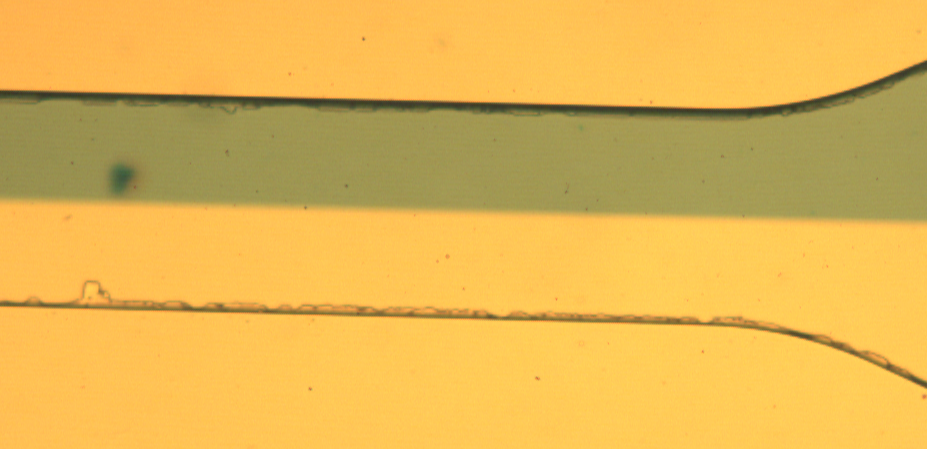
#> input picture fluidics/110ul_4xBF_startCanal.tif, 927 x 449 px, found by its file name
$ python Analysis.py
#> lines starting #> are read from the running program, lines starting #| are printed output that depends on the picture; long printed decimals are rounded
import numpy as np
import matplotlib.pyplot as plt
from scipy.sparse.extract import find
import trackpy as pt
import tifffile as tf
from scipy.ndimage import rotate
from scipy.special import erf
from scipy.optimize import curve_fit

#Global variables ----------------------------
pixlength = 500*10**(-6)/210    #meters per pixel
channelStart = 920              #pixels, lower is further out in channel
plt.style.use("seaborn")        #Stylish
# --------------------------------------------

def generateYvalData(filename = "fluidics\\110ul_4xBF_startCanal.tif"):
    #  Crop and rotate image data array
#> called with filename = 'fluidics\\110ul_4xBF_startCanal.tif'
    if filename == "fluidics\\110ul_4xBF_startCanal.tif":
        rotPic = rotate(tf.imread(filename),1.6)
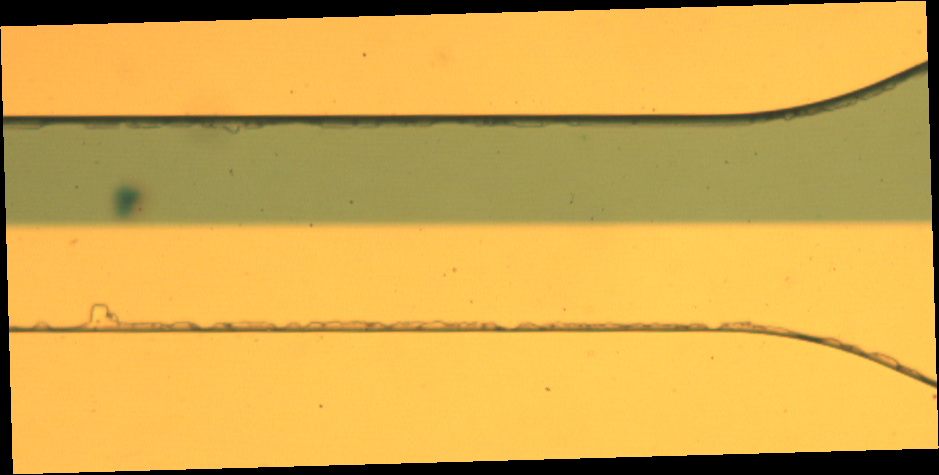
#> rotPic: shape (475, 939, 3); mean R, G, B 211.4, 169.2, 77.2
        pictif = rotPic[130:315,20:-10]#slicing
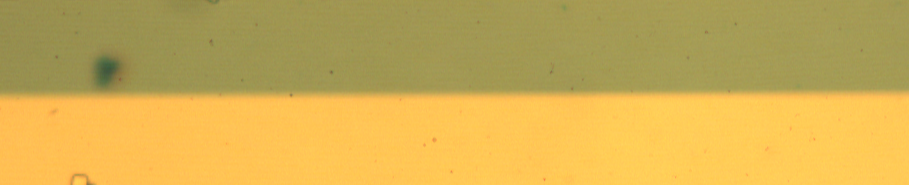
#> pictif: shape (185, 909, 3); mean R, G, B 206.4, 173.8, 83.8
    else:
        pictif = rotate(tf.imread(filename)[670:-100,0:-300],1.18)[28:-40,5:-15]
    #  generates array to put relative luminance-values
    Yvals = np.zeros((len(pictif[:,1]),len(pictif[1,:])))
#> Yvals: shape (185, 909) float64; every value is 0
    #  Creates X, Y arrays for looping
    Ys,Xs = np.arange(len(pictif[:,1])), np.arange(len(pictif[1,:]))
#> Ys = 185 values from 0 to 184; Xs = 909 values from 0 to 908
    for j in Ys:
        for i in Xs:
            Yvals[j,i] = linearizeLuminocity(pictif[j,i]) #generates array of values for relative intensity
#> this loop made 185 passes
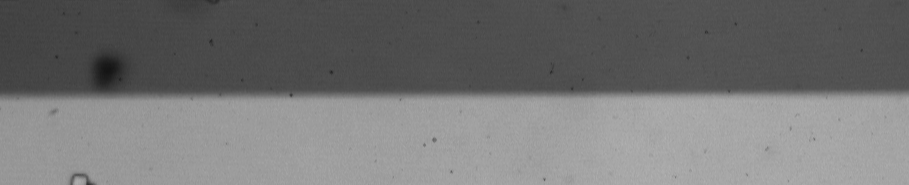
#> Yvals: shape (185, 909) float64; min 0.0808, max 0.7, mean 0.459
    return Yvals

def findDs(interval = (50,-50),pltD=False,endx=-1, startx = 220, filename = "fluidics\\110ul_4xBF_startCanal.tif", showplots = [] ):
    Yvals = generateYvalData(filename)[interval[0]:interval[1],startx:endx] # generates intervals of interest
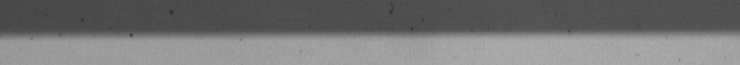
#> Yvals: shape (65, 740) float64; min 0.146, max 0.691, mean 0.458
    Dlist = []
    Yaxis = np.arange(len(Yvals[:,0]))*pixlength
    Xaxis = np.arange(len(Yvals[0,:]))
    sentinel = 0
    if len(showplots):
        fig, axarr = plt.subplots(len(showplots)//2,len(showplots)//2)
        axarr = axarr.flatten()
        axind = len(showplots)-1
        fig.tight_layout()
        labels = ["(a)","(b)","(c)","(d)"]
        lowInt = findAv(Yvals[10,10:-10])
        highInt = findAv(Yvals[-10,10:-10])
    for i in Xaxis:
        #  finds lowest and highest intensity that minimizes squared distance to data
        #  in the interval of interest, 30 outer points where concentration should be unaffectd by diffusion
        lowInt = findAv(Yvals[0:20,i])
        highInt = findAv(Yvals[-20:,i])
        #  calculates C(x = X,y)/C_max according to Beer-Lamberts' law.
        cRelative = np.log10(highInt/Yvals[:,i])/np.log10(highInt/lowInt)
        #  curve fits data with parameters D*t and x0 where x0 is the location of the interface, using the
        #  1D infinite boundary conditions with step function initial condition. pars are the fitted parameters as tuple.
        #pars, covs = curve_fit(conc,Yaxis, cRelative)
        #  curve fits data with parameters D and x0 instead, using average time at position x to estimate the diffusiontime.
        pars, covs = curve_fit(conc,Yaxis,cRelative)
        Dt,X0 = pars[0], pars[1]
        D = Dt/avgtime(i)
        #if D > 10**(-9): #filter out outliers
        Dlist.append(D)
        sentinel+=1
        if i+startx in showplots:
            X = channelStart-i-startx
            Y0 = Yaxis - X0
            axarr[axind].plot(-(Y0)*10**6,conc(Yaxis,Dt,X0), label = "Fit")
            #axarr[axind].plot([],[])
            axarr[axind].plot(-(Y0)*10**6,cRelative, label = "Data")
            axarr[axind].text(2,0.01,labels[axind]+": $D "+f"= {round(D*10**12,0)}" + " \mathrm{\mu m^2 /s} $",fontsize=12) #\pm {round(np.sqrt(covs[0,0])*10**(12),0)}
            axarr[axind].legend()
            #axarr[axind].set_title(f"X = {X}")
            axarr[axind].set_xlabel("Y coordinate [$\mathrm{\mu m}]$")
            axarr[axind].set_ylabel("Relative concentration")
            axind-=1
    plt.show()
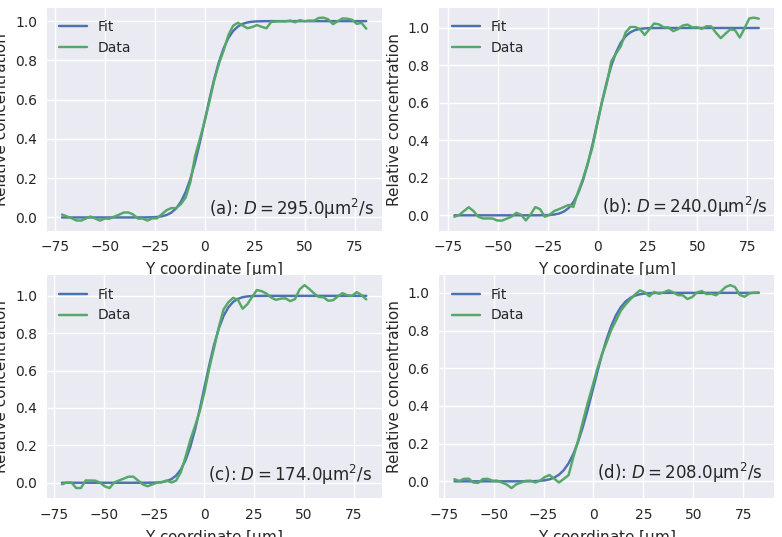
#> figure drawn by matplotlib, 4 panels
    if pltD:
        plt.plot(Xaxis[:sentinel],Dlist)
        fig, axs = plt.subplots(2,1)
        rs =np.asarray((R_list(Dlist)))
#> the loop in R_list, `for elem in D_list:` made 740 passes
#> elem on passes 1 to 3: 2.08e-10, 2.09e-10, 1.61e-10
        ds = np.asarray(Dlist)*10**12
        axs[0].hist(ds, label = "D coeffs.", bins = 20)
        axs[0].set_xlabel("Diffusion coefficient [$\mathrm{\mu m^2/s}$]")
        axs[0].set_ylabel("Number of measurements")
        axs[0].set_xlim([1000,3800])
        axs[0].axvline(ds.mean(),color = "black", label="$\langle D \\rangle$")
        axs[0].legend()
        print(f"avg D is {ds.mean()} +- {ds.std(ddof=1)}, avg r is {rs.mean()} +- {rs.std(ddof=1)}")
#| avg D is 317.858 +- 168.527, avg r is 0.8679 +- 1.153
        axs[1].hist(rs, label = "Stokes radii",bins = 18)
        axs[1].set_ylabel("Number of measurements")
        axs[1].set_xlabel("Calculated Stokes' radius [$\mathrm{nm}$]")
        axs[1].set_xlim([0.05,0.165])
        axs[1].axvline(rs.mean(),color = "black", label="$\langle r \\rangle$")
        axs[1].legend()
        plt.show()
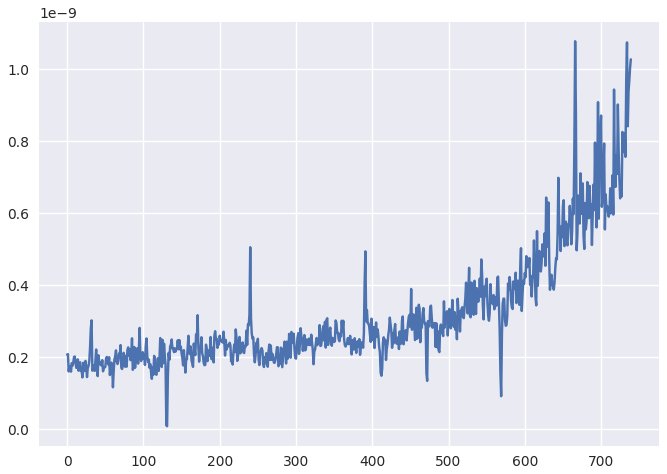
#> figure drawn by matplotlib, 1 panel; curve peaks at x = 666, y = 1.08e-09
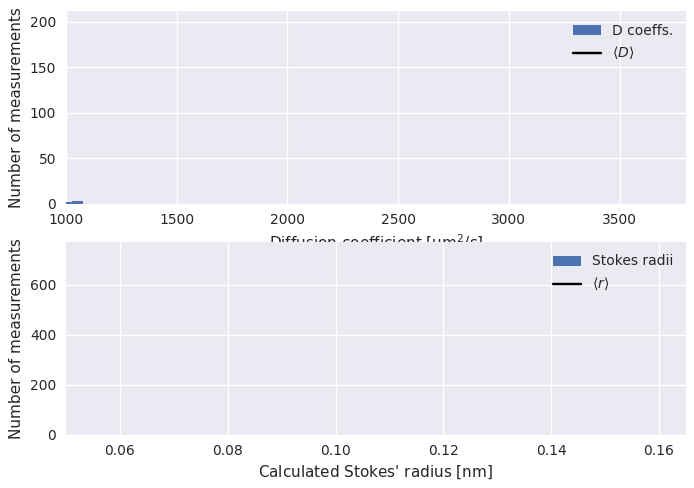
#> figure drawn by matplotlib, 2 panels; panel 1: tallest bar 202 high, from x = 222.5 to 276; panel 2: tallest bar 735 high, from x = 0.199 to 1.58
    axarr[0].set_xlabel("")
    axarr[1].set_xlabel("")
    axarr[3].set_ylabel("")
    axarr[1].set_ylabel("")

    plt.show()
    return Dlist

def R_list(D_list): #calculates R from Stokes-Einstain eq and calculated Ds
    radii = []
    T = 273 + 20 #Kelvin
    K_b = 1.38 * 10 **(-23) #J/K
    nu = 1.0016 * 10**(-3) #Pa*s
    for elem in D_list:
        try:
            radii.append(K_b*T*10**9/(elem*6*np.pi*nu)) #radii in nm
        except:
            ZeroDivisionError
    return radii


def findAv(xarray):
    def f(x,a):
        return a +0*x
    av,varAv = curve_fit(f,np.linspace(0,1,len(xarray)),xarray,p0 = 0.45)
    return av

def linearizeLuminocity(RGBarr: np.ndarray):
    GreyValWeight = [0.2126, 0.7152,0.0722] #from wikipedia
    RGBlin = np.array([RGBarr[0]/255, RGBarr[1]/255, RGBarr[2]/255])
    for i,Cs in enumerate(RGBlin):
        if Cs < 0.04045:
            RGBlin[i] = Cs/12.92
        else:
            RGBlin[i] = ((Cs+0.055)/(1.055))**2.4
    Y = np.dot(GreyValWeight,RGBlin)
    return Y

def avgtime(x):
    pixlength = 500*10**(-5)/215 #meters per pixel
    flowrate = 2*110/60 *10**(-9) # m^3 per sec
    crossArea = 75*10**(-6)*500*10**(-6) #m^2
    xtrue = (channelStart-x)*pixlength #x-axis is flipped.
    speed = flowrate/crossArea
    return xtrue/speed

def conc(ydata,dt,x0):
        return 1/2 - 1/2*erf((ydata-x0)/(2*np.sqrt(dt)))

def conc2(xdata,ydata,d,x0):
        return 1/2 - 1/2*erf((ydata-x0)/(2*np.sqrt(d*avgtime(xdata))))

def curvefitSci(xdata,ydata):
    return curve_fit(conc,xdata, ydata)

def showimage(filename):
    rotPic = rotate(tf.imread(filename),1.6)[130:315,20:-10]
    plt.imshow(rotPic)
    plt.show()
#showimage("fluidics\\110ul_4xBF_startCanal.tif")
findDs(interval=(60,-60),showplots=[160,325,490,555],startx=160, pltD=True,endx=900)# filename="fluidics\\Vik og Johansen.tif")
#findDs(interval=(60, -60),startx=160, pltD=False,endx=650)# filename="fluidics\\Vik og Johansen.tif")


"""for i in range(X):
    S[:,i] = np.dot((picTif[:,i]),[0.1140, 0.5870,0.2989])
    #print(len(picTif[:,i]))
    #S[i,:] = np.dot(picTif[i,:],[0.1140, 0.5870,0.2989])
plt.imshow(S,cmap="Greys")
def ru(x,y):
    return S[x,y]

fig, ax = plt.subplots(subplot_kw={"projection": "3d"})
surf = ax.plot_surface(Xs,Ys,ru(Xs,Ys), cmap="Blues")
"""
